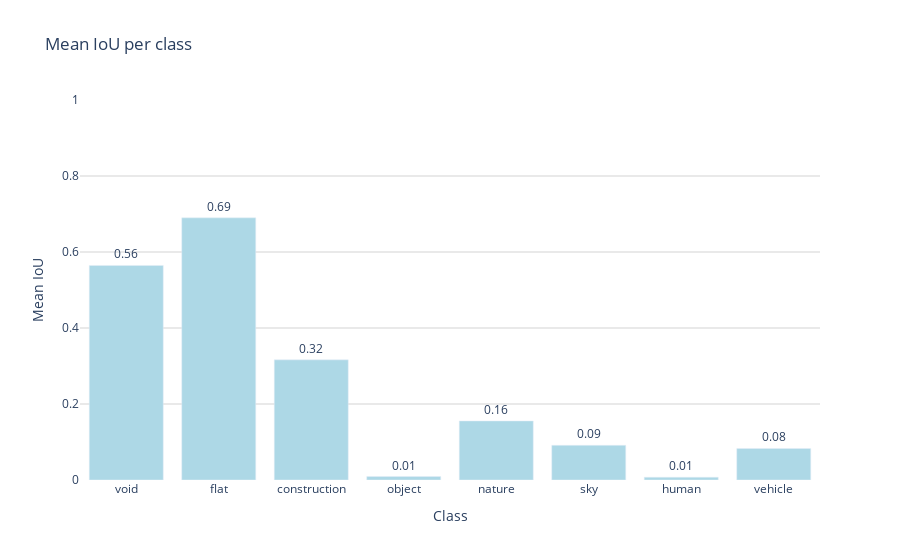

Notebook code cell kept with this figure:
### Code cell
fig = go.Figure()

fig.add_trace(go.Bar(
    x=class_names,
    y=mean_iou_per_class,
    text=mean_iou_per_class.round(2),
    textposition='outside',
    marker_color='lightblue'
))

fig.update_layout(
    title='Mean IoU per class',
    xaxis_title='Class',
    yaxis_title='Mean IoU',
    yaxis=dict(range=[0, 1], gridcolor='lightgrey'),
    plot_bgcolor='white'
)

fig.show()

### Figure 1 — Plotly figure (JSON) as saved in the notebook; plotly's stock layout.template omitted (floating-point values rounded to 4 significant figures)
{"data": [{"marker": {"color": "lightblue"}, "text": [0.56, 0.69, 0.32, 0.01, 0.16, 0.09, 0.01, 0.08], "textposition": "outside", "type": "bar", "x": ["void", "flat", "construction", "object", "nature", "sky", "human", "vehicle"], "y": [0.5647, 0.6899, 0.3161, 0.009049, 0.1554, 0.09129, 0.007343, 0.08299]}], "layout": {"plot_bgcolor": "white", "title": {"text": "Mean IoU per class"}, "xaxis": {"title": {"text": "Class"}}, "yaxis": {"gridcolor": "lightgrey", "range": [0, 1], "title": {"text": "Mean IoU"}}}}
